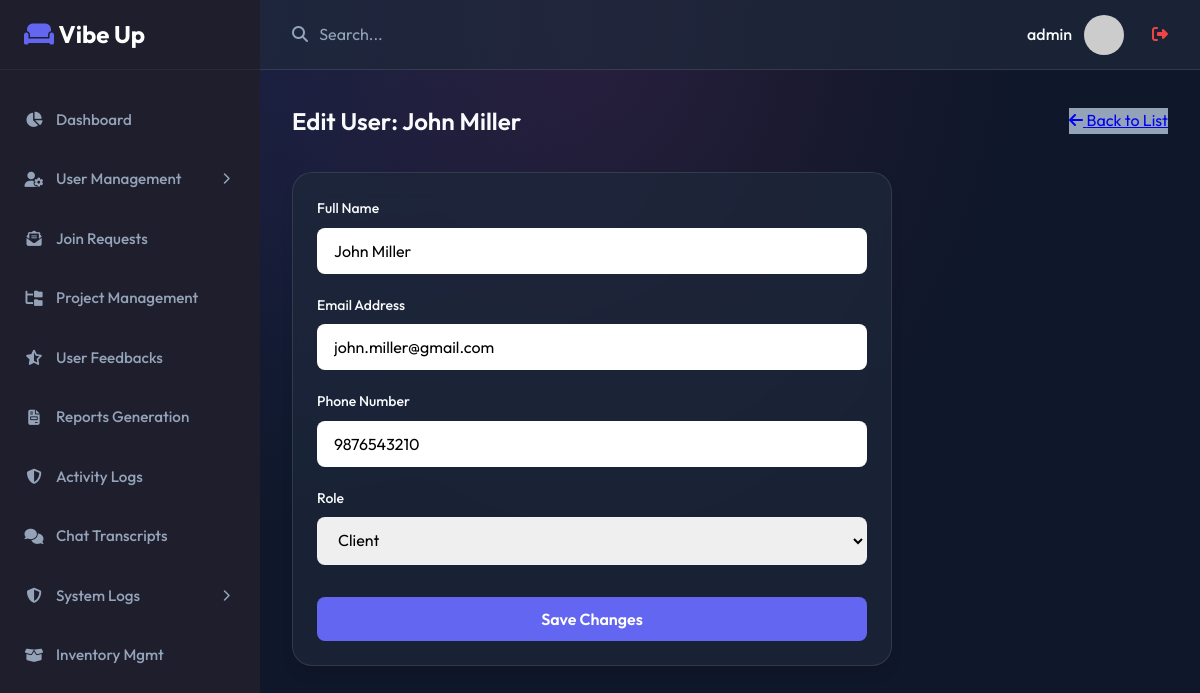
/admin/edit_user.php?id=U10001 (signed in), run on the app's committed database.
### tables this page shows
CREATE TABLE `user` (
  `id` char(20) NOT NULL,
  `name` varchar(100) NOT NULL,
  `email` varchar(50) NOT NULL,
  `username` varchar(50) NOT NULL,
  `password_hash` varchar(255) NOT NULL,
  `password` varchar(255) DEFAULT NULL COMMENT 'Plain text password for api_v2 compatibility',
  `phone` varchar(15) NOT NULL,
  `profile_pic_url` text DEFAULT NULL,
  `dob` date NOT NULL,
  `role` enum('user','designer','admin') DEFAULT 'user',
  `last_activity` timestamp NOT NULL DEFAULT current_timestamp() ON UPDATE current_timestamp(),
  `created_at` timestamp NOT NULL DEFAULT current_timestamp()
);

### admin/edit_user.php (the view, shortened to what this page needs)
<?php
$db = new Database();
$conn = $db->getConnection();
$id = $_GET['id'] ?? '';
$user = null;
if ($id) {
    $stmt = $conn->prepare("SELECT * FROM user WHERE id = :id");
    $stmt->execute(['id' => $id]);
    $user = $stmt->fetch();
}
require_once '../includes/header.php';
require_once '../includes/sidebar.php';
?>
<div class="page-header">
    <h1 class="page-title">Edit User: <?= htmlspecialchars($user['name']) ?></h1>
    <a href="users.php" class="btn-secondary"><i class="fa-solid fa-arrow-left"></i> Back to List</a>
</div>
<div class="card" style="max-width: 600px;">
    <div class="card-body">
        <form method="POST">
            <div class="form-group">
                <label class="form-label">Full Name</label>
                <input type="text" name="name" class="form-control" value="<?= htmlspecialchars($user['name']) ?>" required>
            </div>
            <div class="form-group">
                <label class="form-label">Email Address</label>
                <input type="email" name="email" class="form-control" value="<?= htmlspecialchars($user['email']) ?>" required>
            </div>
            <div class="form-group">
                <label class="form-label">Phone Number</label>
                <input type="text" name="phone" class="form-control" value="<?= htmlspecialchars($user['phone']) ?>" required>
            </div>
            <div class="form-group">
                <label class="form-label">Role</label>
                <select name="role" class="form-control">
                    <option value="user" <?= $user['role'] == 'user' ? 'selected' : '' ?>>Client</option>
                </select>
            </div>
            <div style="margin-top: 2rem;">
                <button type="submit" class="btn-primary">Save Changes</button>
            </div>
        </form>
    </div>
</div>
<?php require_once '../includes/footer.php'; ?>

### assets/css/style.css (style rules this page uses)
:root { --primary: #6366f1; --primary-hover: #4f46e5; --secondary: #ec4899; --accent: #00ffd5; --background: #0f172a; --surface: rgba(30, 41, 59, 0.7); --text-main: #f8fafc; --text-muted: #94a3b8; --border: rgba(255, 255, 255, 0.1); --success: #10b981; --danger: #ef4444; --warning: #f59e0b; --sidebar-bg: #1e1e2d; --sidebar-text: #9899ac; --sidebar-hover: #ffffff; --sidebar-active: var(--primary); --glass: rgba(255, 255, 255, 0.05); --glass-border: rgba(255, 255, 255, 0.1); }
* { margin: 0; padding: 0; box-sizing: border-box; font-family: 'Outfit', sans-serif; }
html { scroll-behavior: smooth; }
body { background-color: var(--background); background-image: radial-gradient(at 0% 0%, rgba(99, 102, 241, 0.15) 0, transparent 50%), radial-gradient(at 50% 0%, rgba(236, 72, 153, 0.1) 0, transparent 50%); color: var(--text-main); line-height: 1.6; min-height: 100vh; }
.form-group { margin-bottom: 1.25rem; text-align: left; }
.form-label { display: block; font-size: 0.875rem; font-weight: 500; margin-bottom: 0.5rem; color: var(--text-main); }
.form-control { width: 100%; padding: 0.75rem 1rem; border: 1px solid var(--border); border-radius: 0.5rem; font-size: 1rem; transition: all 0.2s; }
.btn-primary { display: block; width: 100%; padding: 0.75rem 1rem; background-color: var(--primary); color: white; border: none; border-radius: 0.5rem; font-size: 1rem; font-weight: 600; cursor: pointer; transition: background-color 0.2s; text-decoration: none; text-align: center; }
.page-header { display: flex; justify-content: space-between; align-items: center; margin-bottom: 2rem; }
.page-title { font-size: 1.5rem; font-weight: 600; color: var(--text-main); }
.card { background: var(--surface); backdrop-filter: blur(12px); -webkit-backdrop-filter: blur(12px); border-radius: 1.25rem; box-shadow: 0 10px 15px -3px rgba(0, 0, 0, 0.1), 0 4px 6px -2px rgba(0, 0, 0, 0.05); border: 1px solid var(--border); overflow: hidden; margin-bottom: 1.5rem; transition: transform 0.2s ease, box-shadow 0.2s ease; }
.card-body { padding: 1.5rem; }
.btn-secondary { background-color: var(--text-muted); }

### data on the page
user: name "John Miller", email "john.miller@gmail.com", phone "9876543210", role "Client"

### other printed values
$_SESSION['admin_username'] "admin"
